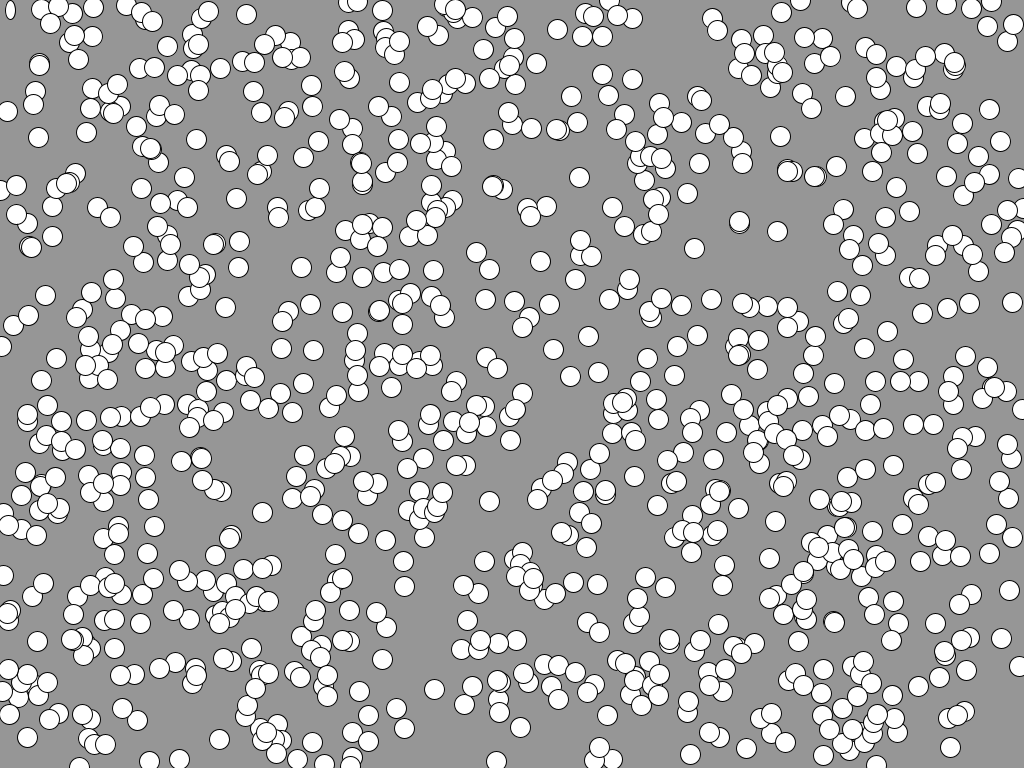
Frame 1 (no input)
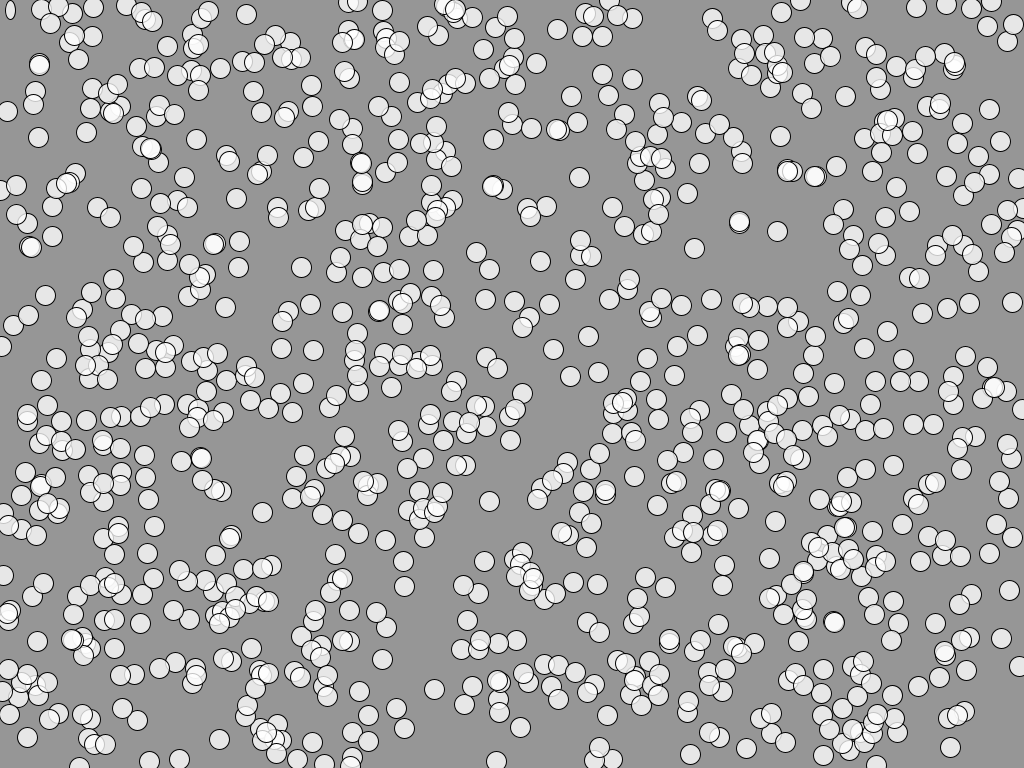
Frame 60 (the mouse pressed at the canvas centre just before this capture)
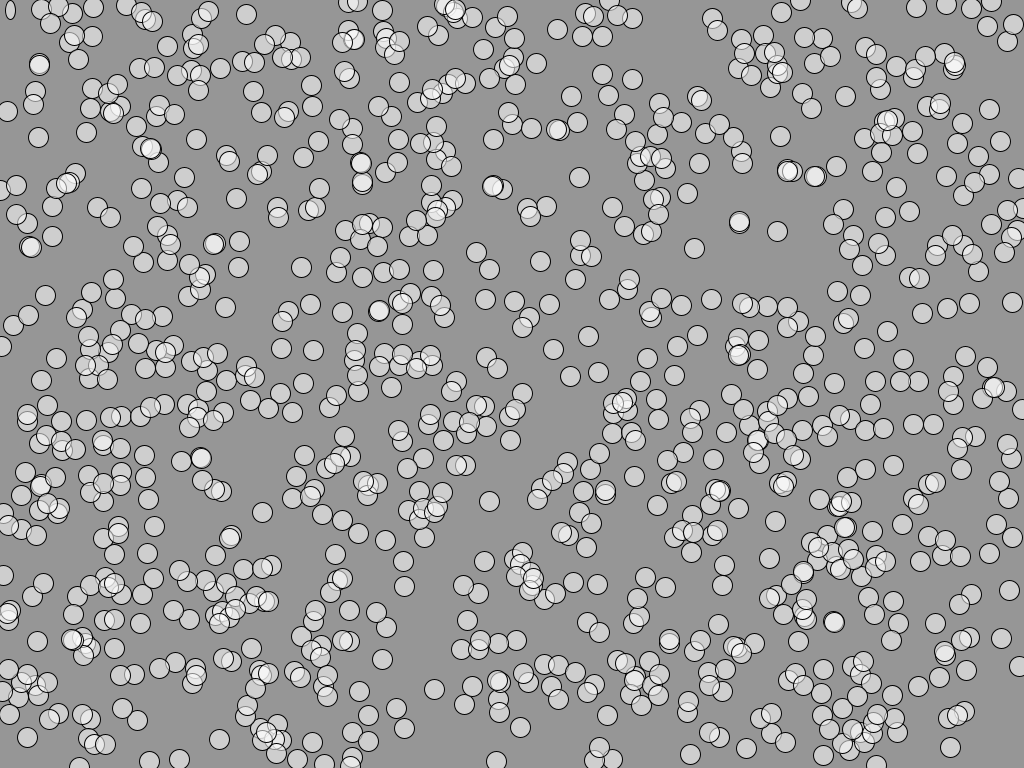
Frame 120 (the mouse held since frame 60 and released just before this capture)

The Processing sketch that drew these frames (run headless with seeded random() and noise(); from frame 60 on, the mouse is pressed at the canvas centre):

// Processing sketch: sketch_170308a_particleSystem_from_scratch
// ── sketch_170308a_particleSystem_from_scratch.pde
/* jstephens 
 ParticleSystem gongfu 
 */

ArrayList<Particle> particles;
int totalParticles = 1000;


void setup() {
  size(1024, 768);

  particles = new ArrayList<Particle>();

  for (int i = 0; i < totalParticles; i++) {
    particles.add(new Particle(random(width), random(height)));
  }
}


void draw() {
  background(150);
  ellipse(10, 10, 10, 19);

  for (int i = particles.size()-1; i > 0; i--){
    Particle p = particles.get(i);
    p.display();
    if (p.isDead()){
      particles.remove(p);
     // particles.add(new Particle(random(width), random(height)));
    } 
  }
}
// ── Particle.pde




class Particle {
  PVector loc;
  float   lifespan = 255;
  
  Particle(float x_, float y_) {
    loc = new PVector(x_, y_);
  }

  void display() { 
    fill(255, lifespan);
    ellipse(loc.x, loc.y, 20, 20);
    lifespan -= 1;
  }

  boolean isDead() {
    if (lifespan < 0) {
      return true;
    } else {
      return false;
    }
  }
}
// ── ParticleSystem.pde
/* ParticleSystem class 
    for methods of the system as a whole
    */




class ParticleSystem {
  
  
  
  
  
  ParticleSystem() {
    
    
    
    
    
    
  }
}
